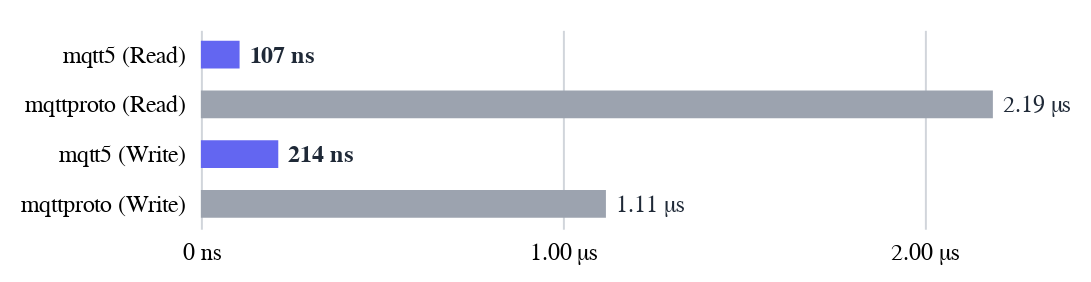

This figure's Vega-Lite source:
### Vega-Lite specification from a JSON file in a GitHub repository (floating-point values rounded to 4 significant figures)
{"$schema": "https://vega.github.io/schema/vega-lite/v6.json", "data": {"values": [{"library": "mqtt5", "operation": "mqtt5 (Read)", "time": 107, "timeFormat": "107 ns"}, {"library": "mqtt5", "operation": "mqtt5 (Write)", "time": 214, "timeFormat": "214 ns"}, {"library": "mqttproto", "operation": "mqttproto (Read)", "time": 2190, "timeFormat": "2.19 μs"}, {"library": "mqttproto", "operation": "mqttproto (Write)", "time": 1120, "timeFormat": "1.11 μs"}]}, "config": {"padding": {"left": 10, "top": 15, "right": 10, "bottom": 10}, "text": {"font": "Helvetica Neue", "color": "#1f2937"}, "mark": {"font": "Helvetica Neue", "color": "#1f2937"}, "axis": {"labelFont": "Helvetica Neue"}, "view": {"stroke": null}}, "encoding": {"y": {"field": "operation", "type": "nominal", "axis": {"grid": false, "title": null, "labelFontSize": 12, "ticks": false, "labelPadding": 8, "domain": false}, "sort": ["mqtt5 (Read)", "mqttproto (Read)", "mqtt5 (Write)", "mqttproto (Write)"]}, "x": {"field": "time", "type": "quantitative", "axis": {"title": null, "labelExpr": "datum.value < 1000 ? datum.value + ' ns' : format(datum.value/1000, '.2f') + ' μs'", "tickCount": 3, "tickSize": 0, "labelPadding": 6, "labelAlign": "center", "labelFontSize": 12, "gridColor": "#d1d5db", "domain": false}}}, "height": 100, "width": 400, "layer": [{"mark": "bar", "encoding": {"size": {"value": 14}, "color": {"condition": {"test": "datum.library == 'mqtt5'", "value": "#6366f1"}, "value": "#9ca3af"}}}, {"transform": [{"filter": "datum.library !== 'mqtt5'"}], "mark": {"type": "text", "align": "left", "baseline": "middle", "dx": 5, "fontSize": 12, "fill": "#1f2937"}, "encoding": {"text": {"field": "timeFormat"}}}, {"transform": [{"filter": "datum.library === 'mqtt5'"}], "mark": {"type": "text", "align": "left", "baseline": "middle", "dx": 5, "fontSize": 12, "fontWeight": "bold", "fill": "#1f2937"}, "encoding": {"text": {"field": "timeFormat"}}}]}
